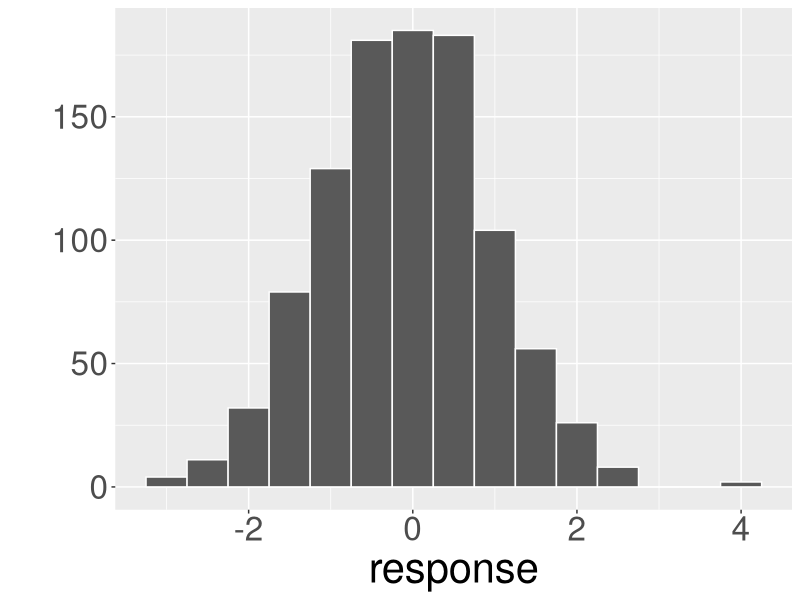
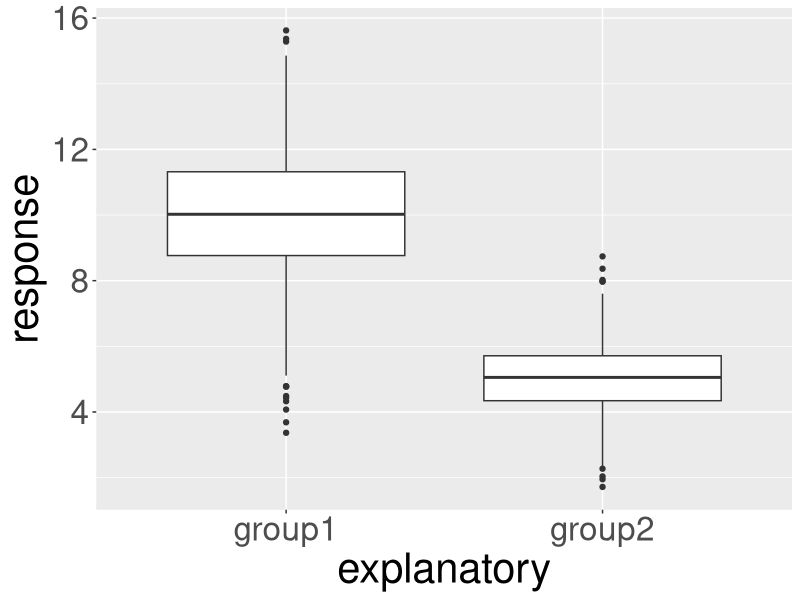
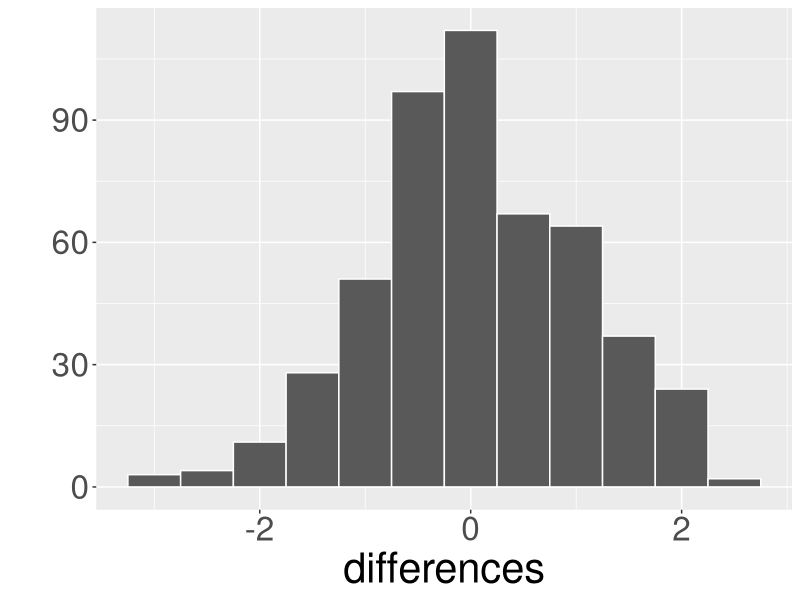
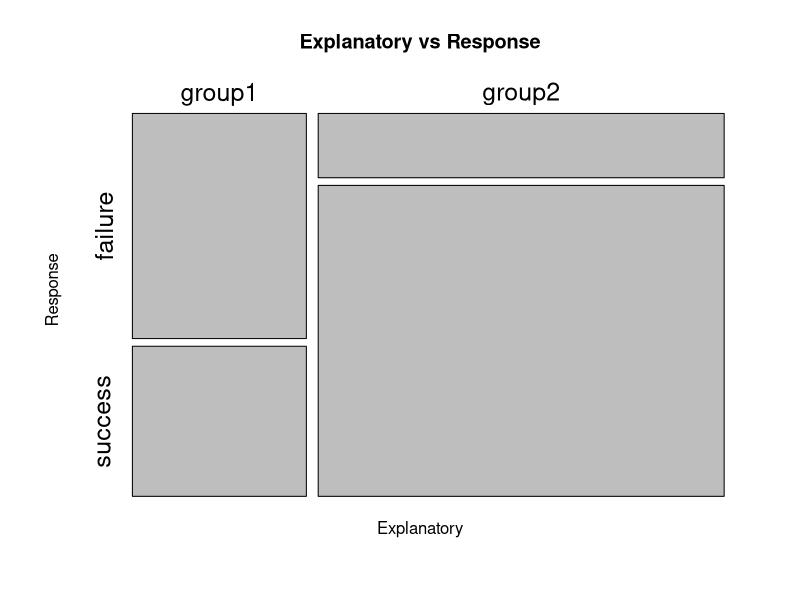
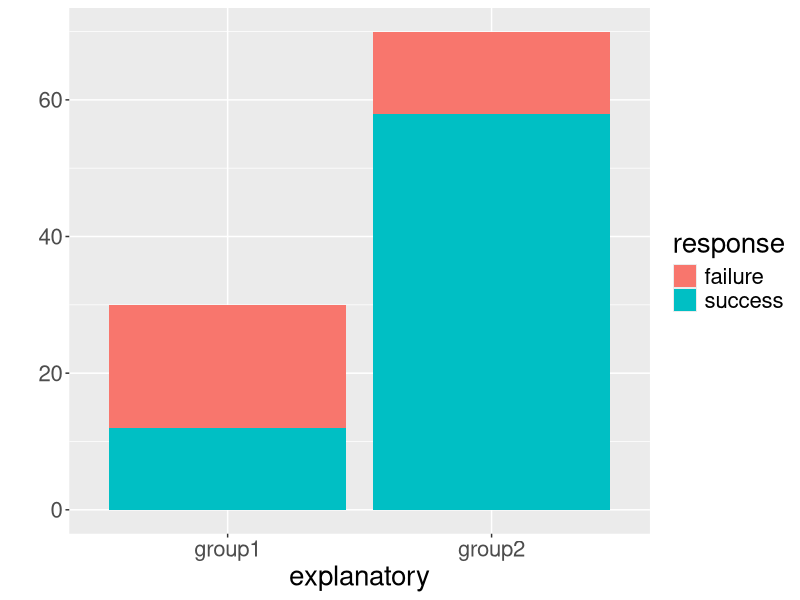
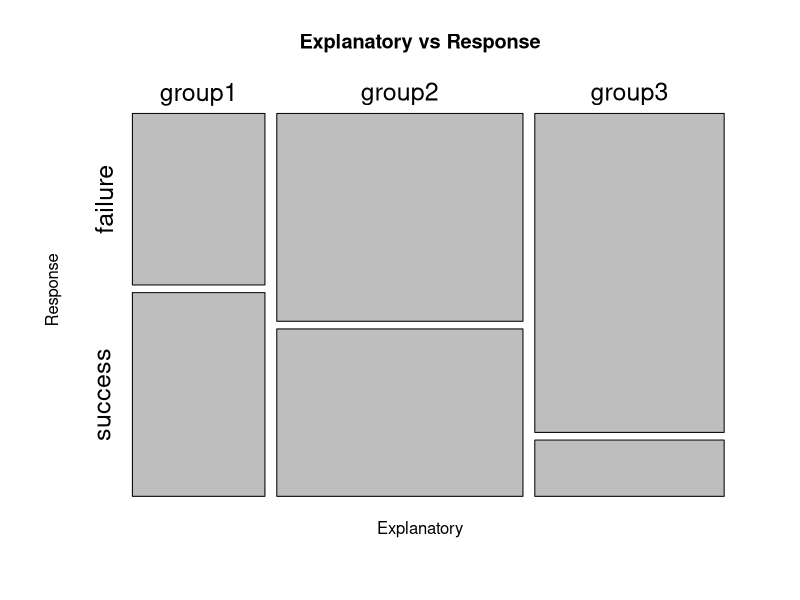
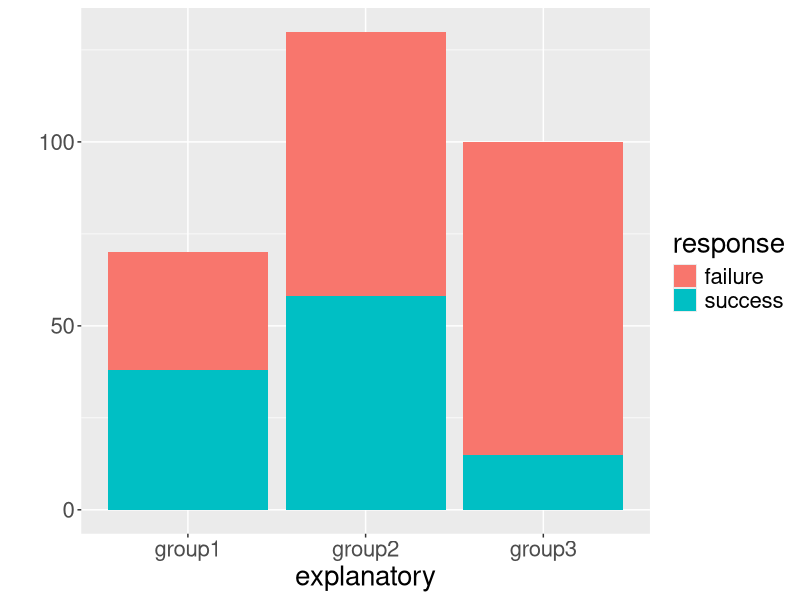
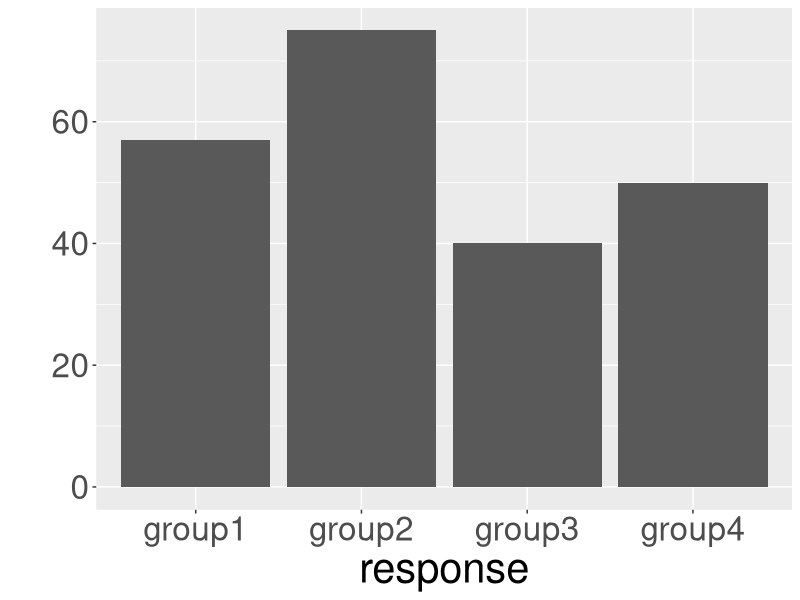

Generate these figures, in order, with R:
library(ggplot2)
library(dplyr)
homedir <- "/Users/cismay/Google Drive/ismayc.github.io/teaching/diagrams/"

# 1
response <- rnorm(1000)
qplot(x = response, geom = "histogram", binwidth = 0.5, col = I("white")) + theme(text = element_text(size = 30))
ggsave(paste0(homedir, "01-histogram.png"), dpi = 1000)

# 2
response <- c(rnorm(1000, mean = 10, sd = 2), rnorm(1000, mean = 5, sd = 1))
explanatory <- c(rep("group1", 1000), rep("group2", 1000))
dataframe <- data.frame(explanatory, response) 
qplot(x = explanatory, y = response, data = dataframe, geom = "boxplot") + theme(text = element_text(size = 30))
ggsave(paste0(homedir, "02-side_by_side_boxplot.png"), dpi = 1000)

# 3
differences <- c(rnorm(500))
qplot(x = differences, geom = "histogram", binwidth = 0.5, col = I("white")) + theme(text = element_text(size = 30))
ggsave(paste0(homedir, "03-differences_histogram.png"), dpi = 600)

#5
explanatory <- c(rep("group1", 30), rep("group2", 70))
response <- c(rep("success", 12), rep("failure", 18), rep("success", 58), rep("failure", 12))
dataframe <- data.frame(explanatory, response)
#png(paste0(homedir, "05-mosaic.png"), res = 500)
mosaicplot(table(dataframe$explanatory, dataframe$response),
  xlab = "Explanatory", 
  ylab = "Response",
  main = "Explanatory vs Response",
  cex.axis = 1.5)
#dev.off()
qplot(x = explanatory, data = dataframe, fill = response, geom = "bar") + theme(text = element_text(size = 20))
ggsave(paste0(homedir, "05-stacked_bar.png"), dpi = 1000)


# 6
explanatory <- c(rep("group1", 70), rep("group2", 130), rep("group3", 100))
response <- c(rep("success", 38), rep("failure", 32), rep("success", 58), rep("failure", 130 - 58), rep("success", 15), rep("failure", 85))
dataframe <- data.frame(explanatory, response)
#png(paste0(homedir, "05-mosaic.png"), res = 500)
mosaicplot(table(dataframe$explanatory, dataframe$response),
  xlab = "Explanatory", 
  ylab = "Response",
  main = "Explanatory vs Response",
  cex.axis = 1.5)
#dev.off()
qplot(x = explanatory, data = dataframe, fill = response, geom = "bar") + theme(text = element_text(size = 20))
ggsave(paste0(homedir, "06-stacked_bar.png"), dpi = 600)


# 7
response <- c(rep("group1", 57), rep("group2", 75), rep("group3", 40), rep("group4", 50))
qplot(x = response) + theme(text = element_text(size = 30))
ggsave(paste0(homedir, "07-single-bar.png"), dpi = 1000)

# 9
response <- c(rep("success", 73), rep("failure", 27))
qplot(x = response) + theme(text = element_text(size = 30))
ggsave(paste0(homedir, "09-single-bar.png"), dpi = 1000)


# 10
explanatory <- c(rep("group1", 50), rep("group2", 50), rep("group3", 50), rep("group4", 50))
response <- c(runif(50, min = 20, max = 70), runif(50, min = 30, max = 50), runif(50, min = 70, max = 80), runif(50, min = 20, max = 80))
dataframe <- data.frame(explanatory, response)
qplot(x = explanatory, y = response, data = dataframe, geom = "boxplot") + theme(text = element_text(size = 30))
ggsave(paste0(homedir, "10-side_by_side_boxplot.png"), dpi = 1000)
